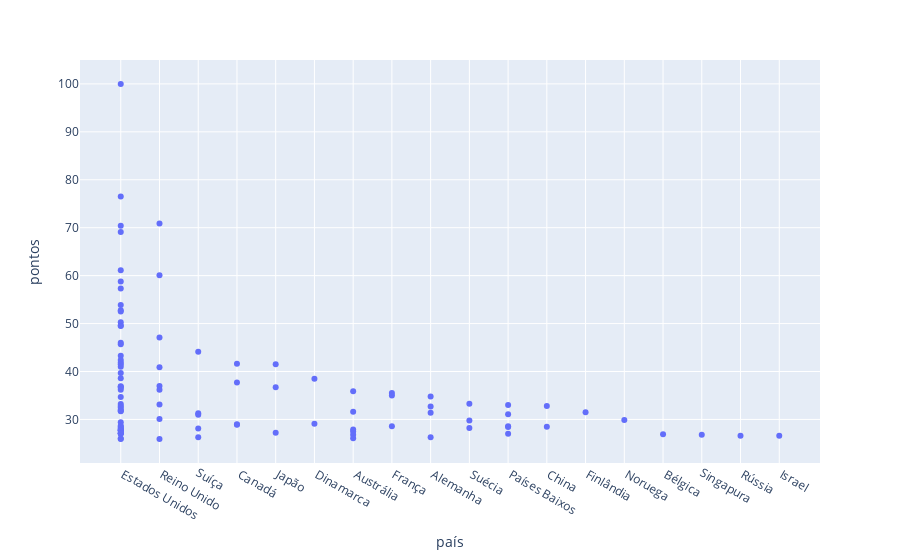

The notebook cell this image was saved under:
### Code cell
px.scatter(universidades, 'país', 'pontos')

### Figure 1 — Plotly figure (JSON) as saved in the notebook; plotly's stock layout.template omitted (floating-point values rounded to 4 significant figures)
{"data": [{"hovertemplate": "país=%{x}<br>pontos=%{y}<extra></extra>", "legendgroup": "", "marker": {"color": "#636efa", "symbol": "circle"}, "mode": "markers", "name": "", "orientation": "v", "showlegend": false, "type": "scatter", "x": [" Estados Unidos", " Estados Unidos", " Reino Unido", " Estados Unidos", " Estados Unidos", " Estados Unidos", " Reino Unido", " Estados Unidos", " Estados Unidos", " Estados Unidos", " Estados Unidos", " Estados Unidos", " Estados Unidos", " Estados Unidos", " Estados Unidos", " Reino Unido", " Estados Unidos", " Estados Unidos", "Suíça", " Estados Unidos", " Estados Unidos", " Estados Unidos", " Canadá", " Japão", " Estados Unidos", " Estados Unidos", " Reino Unido", " Estados Unidos", " Estados Unidos", " Dinamarca", " Canadá", " Reino Unido", " Estados Unidos", " Estados Unidos", " Japão", " Estados Unidos", " Estados Unidos", " Reino Unido", " Austrália", " França", " França", " Alemanha", " Estados Unidos", " Suécia", " Estados Unidos", " Reino Unido", " Países Baixos", " Estados Unidos", " China", " Alemanha", " Estados Unidos", " Estados Unidos", " Estados Unidos", " Estados Unidos", " Austrália", " Finlândia", " Alemanha", "Suíça", " Países Baixos", "Suíça", " Reino Unido", " Noruega", " Suécia", " Estados Unidos", " Dinamarca", " Canadá", " Canadá", " Estados Unidos", " França", " Países Baixos", " Estados Unidos", " China", " Países Baixos", " Estados Unidos", " Suécia", "Suíça", " Estados Unidos", " Austrália", " Estados Unidos", " Estados Unidos", " Estados Unidos", " Estados Unidos", " Austrália", " Japão", " Estados Unidos", " Estados Unidos", " Estados Unidos", " Países Baixos", " Estados Unidos", " Bélgica", " Austrália", "Singapura", " Rússia", " Israel", "Suíça", " Alemanha", " Austrália", " Estados Unidos", " Reino Unido", " Estados Unidos"], "xaxis": "x", "y": [100, 76.5, 70.9, 70.4, 69.1, 61.1, 60.1, 58.8, 57.3, 53.9, 52.8, 52.5, 50.3, 49.6, 49.5, 47.1, 46, 45.7, 44.1, 43.3, 42.4, 41.9, 41.6, 41.5, 41.5, 41, 40.9, 39.7, 38.6, 38.5, 37.7, 37, 36.9, 36.8, 36.7, 36.6, 36.2, 36.2, 35.9, 35.5, 35, 34.8, 34.7, 33.3, 33.2, 33.1, 33, 32.8, 32.8, 32.7, 32.5, 32, 31.8, 31.7, 31.6, 31.5, 31.4, 31.3, 31.1, 31, 30.1, 29.9, 29.8, 29.4, 29.1, 29, 28.9, 28.7, 28.6, 28.6, 28.5, 28.5, 28.4, 28.2, 28.2, 28.1, 28, 27.9, 27.8, 27.7, 27.7, 27.7, 27.5, 27.2, 27.1, 27.1, 27.1, 27, 27, 26.9, 26.8, 26.8, 26.6, 26.6, 26.3, 26.3, 26.1, 26, 25.9, 25.9], "yaxis": "y"}], "layout": {"legend": {"tracegroupgap": 0}, "margin": {"t": 60}, "xaxis": {"anchor": "y", "domain": [0, 1], "title": {"text": "país"}}, "yaxis": {"anchor": "x", "domain": [0, 1], "title": {"text": "pontos"}}}}
